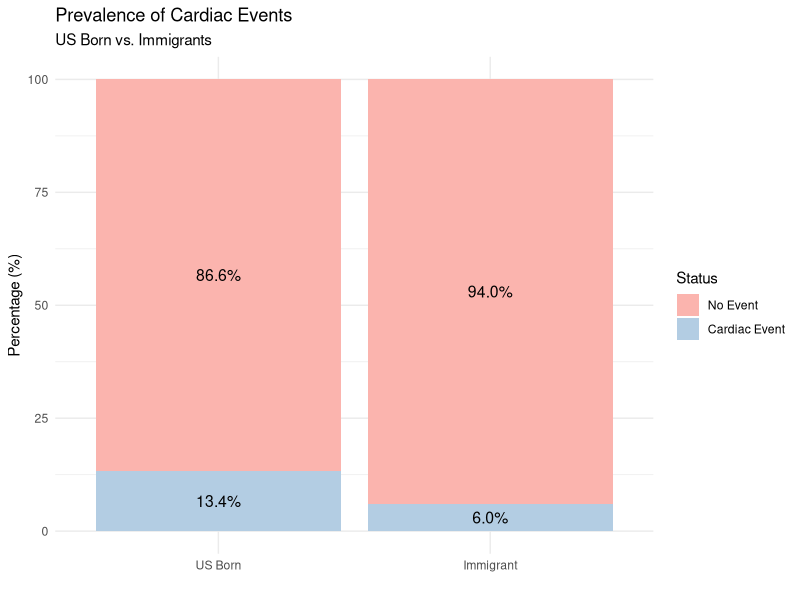
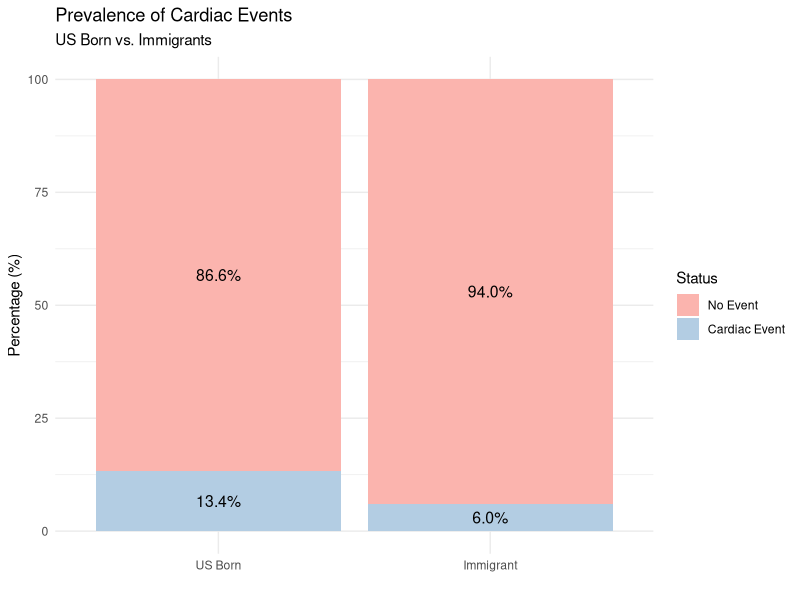

Write R code to recreate these figures, in order.
library(tidyverse)
library(ggplot2)

data <- read.csv("data/dataset.csv")

data_cvd <- data %>%
  filter(!is.na(Is_Immigrant) & !is.na(Has_CVD)) %>%
  mutate(
    Immigrant_Label = factor(Is_Immigrant, 
                             levels = c(0, 1), 
                             labels = c("US Born", "Immigrant")),
    CVD_Label = factor(Has_CVD, 
                       levels = c(0, 1), 
                       labels = c("No Event", "Cardiac Event"))
  )

cvd_table <- table(data_cvd$Immigrant_Label, data_cvd$CVD_Label)

chisq_result <- chisq.test(cvd_table)

print("--- CARDIAC EVENT CONTINGENCY TABLE ---")
print(cvd_table)

print("--- CHI-SQUARE TEST RESULTS ---")
print(chisq_result)


prevalence <- prop.table(cvd_table, 1) * 100
print("--- PREVALENCE OF CVD (%) ---")
print(round(prevalence, 2))


plot_data <- data_cvd %>%
  group_by(Immigrant_Label, CVD_Label) %>%
  summarise(Count = n()) %>%
  mutate(Percentage = Count / sum(Count) * 100)

plot_cvd <- ggplot(plot_data, aes(x = Immigrant_Label, y = Percentage, fill = CVD_Label)) +
  geom_bar(stat = "identity") +
  labs(title = "Prevalence of Cardiac Events",
       subtitle = "US Born vs. Immigrants",
       y = "Percentage (%)",
       x = "",
       fill = "Status") +
  theme_minimal() +
  scale_fill_brewer(palette = "Pastel1") +
  geom_text(aes(label = sprintf("%.1f%%", Percentage)), 
            position = position_stack(vjust = 0.5), 
            size = 4)

print(plot_cvd)
ggsave("cvd_prevalence.png", plot_cvd, width = 6, height = 5)
